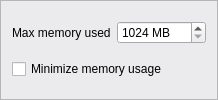
      <widget class="QFrame" name="memoryFrame">
       <property name="palette">
        <palette>
         <active>
          <colorrole role="WindowText">
           <brush brushstyle="SolidPattern">
            <color alpha="255">
             <red>0</red>
             <green>0</green>
             <blue>0</blue>
            </color>
           </brush>
          </colorrole>
          <colorrole role="Button">
           <brush brushstyle="SolidPattern">
            <color alpha="255">
             <red>235</red>
             <green>235</green>
             <blue>238</blue>
            </color>
           </brush>
          </colorrole>
          <colorrole role="Light">
           <brush brushstyle="SolidPattern">
            <color alpha="255">
             <red>255</red>
             <green>255</green>
             <blue>255</blue>
            </color>
           </brush>
          </colorrole>
          <colorrole role="Midlight">
           <brush brushstyle="SolidPattern">
            <color alpha="255">
             <red>245</red>
             <green>245</green>
             <blue>246</blue>
            </color>
           </brush>
          </colorrole>
          <colorrole role="Dark">
           <brush brushstyle="SolidPattern">
            <color alpha="255">
             <red>117</red>
             <green>117</green>
             <blue>119</blue>
            </color>
           </brush>
          </colorrole>
          <colorrole role="Mid">
           <brush brushstyle="SolidPattern">
            <color alpha="255">
             <red>157</red>
             <green>157</green>
             <blue>159</blue>
            </color>
           </brush>
          </colorrole>
          <colorrole role="Text">
           <brush brushstyle="SolidPattern">
            <color alpha="255">
             <red>0</red>
             <green>0</green>
             <blue>0</blue>
            </color>
           </brush>
          </colorrole>
          <colorrole role="BrightText">
           <brush brushstyle="SolidPattern">
            <color alpha="255">
             <red>255</red>
             <green>255</green>
             <blue>255</blue>
            </color>
           </brush>
          </colorrole>
          <colorrole role="ButtonText">
           <brush brushstyle="SolidPattern">
            <color alpha="255">
             <red>0</red>
             <green>0</green>
             <blue>0</blue>
            </color>
           </brush>
          </colorrole>
          <colorrole role="Base">
           <brush brushstyle="SolidPattern">
            <color alpha="255">
             <red>255</red>
             <green>255</green>
             <blue>255</blue>
            </color>
           </brush>
          </colorrole>
          <colorrole role="Window">
           <brush brushstyle="SolidPattern">
            <color alpha="255">
             <red>235</red>
             <green>235</green>
             <blue>238</blue>
            </color>
           </brush>
          </colorrole>
          <colorrole role="Shadow">
           <brush brushstyle="SolidPattern">
            <color alpha="255">
             <red>0</red>
             <green>0</green>
             <blue>0</blue>
            </color>
           </brush>
          </colorrole>
          <colorrole role="AlternateBase">
           <brush brushstyle="SolidPattern">
            <color alpha="255">
             <red>245</red>
             <green>245</green>
             <blue>246</blue>
            </color>
           </brush>
          </colorrole>
          <colorrole role="ToolTipBase">
           <brush brushstyle="SolidPattern">
            <color alpha="255">
             <red>255</red>
             <green>255</green>
             <blue>220</blue>
            </color>
           </brush>
          </colorrole>
          <colorrole role="ToolTipText">
           <brush brushstyle="SolidPattern">
            <color alpha="255">
             <red>0</red>
             <green>0</green>
             <blue>0</blue>
            </color>
           </brush>
          </colorrole>
         </active>
         <inactive>
          <colorrole role="WindowText">
           <brush brushstyle="SolidPattern">
            <color alpha="255">
             <red>0</red>
             <green>0</green>
             <blue>0</blue>
            </color>
           </brush>
          </colorrole>
          <colorrole role="Button">
           <brush brushstyle="SolidPattern">
            <color alpha="255">
             <red>235</red>
             <green>235</green>
             <blue>238</blue>
            </color>
           </brush>
          </colorrole>
          <colorrole role="Light">
           <brush brushstyle="SolidPattern">
            <color alpha="255">
             <red>255</red>
             <green>255</green>
             <blue>255</blue>
            </color>
           </brush>
          </colorrole>
          <colorrole role="Midlight">
           <brush brushstyle="SolidPattern">
            <color alpha="255">
             <red>245</red>
             <green>245</green>
             <blue>246</blue>
            </color>
           </brush>
          </colorrole>
          <colorrole role="Dark">
           <brush brushstyle="SolidPattern">
            <color alpha="255">
             <red>117</red>
             <green>117</green>
             <blue>119</blue>
            </color>
           </brush>
          </colorrole>
          <colorrole role="Mid">
           <brush brushstyle="SolidPattern">
            <color alpha="255">
             <red>157</red>
             <green>157</green>
             <blue>159</blue>
            </color>
           </brush>
          </colorrole>
          <colorrole role="Text">
           <brush brushstyle="SolidPattern">
            <color alpha="255">
             <red>0</red>
             <green>0</green>
             <blue>0</blue>
            </color>
           </brush>
          </colorrole>
          <colorrole role="BrightText">
           <brush brushstyle="SolidPattern">
            <color alpha="255">
             <red>255</red>
             <green>255</green>
             <blue>255</blue>
            </color>
           </brush>
          </colorrole>
          <colorrole role="ButtonText">
           <brush brushstyle="SolidPattern">
            <color alpha="255">
             <red>0</red>
             <green>0</green>
             <blue>0</blue>
            </color>
           </brush>
          </colorrole>
          <colorrole role="Base">
           <brush brushstyle="SolidPattern">
            <color alpha="255">
             <red>255</red>
             <green>255</green>
             <blue>255</blue>
            </color>
           </brush>
          </colorrole>
          <colorrole role="Window">
           <brush brushstyle="SolidPattern">
            <color alpha="255">
             <red>235</red>
             <green>235</green>
             <blue>238</blue>
            </color>
           </brush>
          </colorrole>
          <colorrole role="Shadow">
           <brush brushstyle="SolidPattern">
            <color alpha="255">
             <red>0</red>
             <green>0</green>
             <blue>0</blue>
            </color>
           </brush>
          </colorrole>
          <colorrole role="AlternateBase">
           <brush brushstyle="SolidPattern">
            <color alpha="255">
             <red>245</red>
             <green>245</green>
             <blue>246</blue>
            </color>
           </brush>
          </colorrole>
          <colorrole role="ToolTipBase">
           <brush brushstyle="SolidPattern">
            <color alpha="255">
             <red>255</red>
             <green>255</green>
             <blue>220</blue>
            </color>
           </brush>
          </colorrole>
          <colorrole role="ToolTipText">
           <brush brushstyle="SolidPattern">
            <color alpha="255">
             <red>0</red>
             <green>0</green>
             <blue>0</blue>
            </color>
           </brush>
          </colorrole>
         </inactive>
         <disabled>
          <colorrole role="WindowText">
           <brush brushstyle="SolidPattern">
            <color alpha="255">
             <red>117</red>
             <green>117</green>
             <blue>119</blue>
            </color>
           </brush>
          </colorrole>
          <colorrole role="Button">
           <brush brushstyle="SolidPattern">
            <color alpha="255">
             <red>235</red>
             <green>235</green>
             <blue>238</blue>
            </color>
           </brush>
          </colorrole>
          <colorrole role="Light">
           <brush brushstyle="SolidPattern">
            <color alpha="255">
             <red>255</red>
             <green>255</green>
             <blue>255</blue>
            </color>
           </brush>
          </colorrole>
          <colorrole role="Midlight">
           <brush brushstyle="SolidPattern">
            <color alpha="255">
             <red>245</red>
             <green>245</green>
             <blue>246</blue>
            </color>
           </brush>
          </colorrole>
          <colorrole role="Dark">
           <brush brushstyle="SolidPattern">
            <color alpha="255">
             <red>117</red>
             <green>117</green>
             <blue>119</blue>
            </color>
           </brush>
          </colorrole>
          <colorrole role="Mid">
           <brush brushstyle="SolidPattern">
            <color alpha="255">
             <red>157</red>
             <green>157</green>
             <blue>159</blue>
            </color>
           </brush>
          </colorrole>
          <colorrole role="Text">
           <brush brushstyle="SolidPattern">
            <color alpha="255">
             <red>117</red>
             <green>117</green>
             <blue>119</blue>
            </color>
           </brush>
          </colorrole>
          <colorrole role="BrightText">
           <brush brushstyle="SolidPattern">
            <color alpha="255">
             <red>255</red>
             <green>255</green>
             <blue>255</blue>
            </color>
           </brush>
          </colorrole>
          <colorrole role="ButtonText">
           <brush brushstyle="SolidPattern">
            <color alpha="255">
             <red>117</red>
             <green>117</green>
             <blue>119</blue>
            </color>
           </brush>
          </colorrole>
          <colorrole role="Base">
           <brush brushstyle="SolidPattern">
            <color alpha="255">
             <red>235</red>
             <green>235</green>
             <blue>238</blue>
            </color>
           </brush>
          </colorrole>
          <colorrole role="Window">
           <brush brushstyle="SolidPattern">
            <color alpha="255">
             <red>235</red>
             <green>235</green>
             <blue>238</blue>
            </color>
           </brush>
          </colorrole>
          <colorrole role="Shadow">
           <brush brushstyle="SolidPattern">
            <color alpha="255">
             <red>0</red>
             <green>0</green>
             <blue>0</blue>
            </color>
           </brush>
          </colorrole>
          <colorrole role="AlternateBase">
           <brush brushstyle="SolidPattern">
            <color alpha="255">
             <red>235</red>
             <green>235</green>
             <blue>238</blue>
            </color>
           </brush>
          </colorrole>
          <colorrole role="ToolTipBase">
           <brush brushstyle="SolidPattern">
            <color alpha="255">
             <red>255</red>
             <green>255</green>
             <blue>220</blue>
            </color>
           </brush>
          </colorrole>
          <colorrole role="ToolTipText">
           <brush brushstyle="SolidPattern">
            <color alpha="255">
             <red>0</red>
             <green>0</green>
             <blue>0</blue>
            </color>
           </brush>
          </colorrole>
         </disabled>
        </palette>
       </property>
       <property name="autoFillBackground">
        <bool>true</bool>
       </property>
       <property name="frameShape">
        <enum>QFrame::StyledPanel</enum>
       </property>
       <property name="frameShadow">
        <enum>QFrame::Raised</enum>
       </property>
       <layout class="QGridLayout" name="gridLayout_3">
        <item row="0" column="0">
         <widget class="QLabel" name="prefMemoryLabel">
          <property name="text">
           <string>Max memory used</string>
          </property>
         </widget>
        </item>
        <item row="0" column="1">
         <widget class="QSpinBox" name="prefMemorySpinBox">
          <property name="toolTip">
           <string>The maxmimum amount of RAM THELI may use (time-averaged soft limit)</string>
          </property>
          <property name="suffix">
           <string> MB</string>
          </property>
          <property name="minimum">
           <number>1024</number>
          </property>
          <property name="maximum">
           <number>1000000</number>
          </property>
          <property name="singleStep">
           <number>512</number>
          </property>
         </widget>
        </item>
        <item row="1" column="0" colspan="2">
         <widget class="QCheckBox" name="prefMemoryCheckBox">
          <property name="toolTip">
           <string>By default, THELI keeps as much data as possible in memory. Minimizing memory usage results in increased I/O and slower execution.&lt;br&gt;</string>
          </property>
          <property name="text">
           <string>Minimize memory usage</string>
          </property>
         </widget>
        </item>
       </layout>
      </widget>
